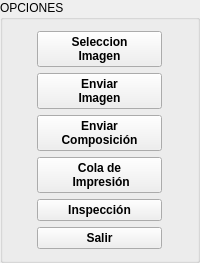
    <widget class="QGroupBox" name="groupBox_3">
     <property name="sizePolicy">
      <sizepolicy hsizetype="Preferred" vsizetype="Preferred">
       <horstretch>2</horstretch>
       <verstretch>0</verstretch>
      </sizepolicy>
     </property>
     <property name="title">
      <string>OPCIONES</string>
     </property>
     <layout class="QGridLayout" name="gridLayout_24">
      <item row="0" column="0">
       <widget class="QPushButton" name="SelImgFija">
        <property name="sizePolicy">
         <sizepolicy hsizetype="Preferred" vsizetype="Preferred">
          <horstretch>0</horstretch>
          <verstretch>0</verstretch>
         </sizepolicy>
        </property>
        <property name="maximumSize">
         <size>
          <width>125</width>
          <height>100</height>
         </size>
        </property>
        <property name="font">
         <font>
          <pointsize>9</pointsize>
          <weight>75</weight>
          <bold>true</bold>
         </font>
        </property>
        <property name="text">
         <string>Seleccion
Imagen</string>
        </property>
        <property name="icon">
         <iconset resource="../../Xaar/SinglePass/shared.qrc">
          <normaloff>:/res/images/folder_images.png</normaloff>:/res/images/folder_images.png</iconset>
        </property>
        <property name="iconSize">
         <size>
          <width>32</width>
          <height>32</height>
         </size>
        </property>
       </widget>
      </item>
      <item row="1" column="0">
       <widget class="QPushButton" name="SendImgFija">
        <property name="sizePolicy">
         <sizepolicy hsizetype="Preferred" vsizetype="Preferred">
          <horstretch>0</horstretch>
          <verstretch>0</verstretch>
         </sizepolicy>
        </property>
        <property name="maximumSize">
         <size>
          <width>125</width>
          <height>100</height>
         </size>
        </property>
        <property name="font">
         <font>
          <pointsize>9</pointsize>
          <weight>75</weight>
          <bold>true</bold>
         </font>
        </property>
        <property name="text">
         <string>Enviar
Imagen</string>
        </property>
        <property name="icon">
         <iconset resource="../../Xaar/SinglePass/shared.qrc">
          <normaloff>:/res/images/sendimgfija.png</normaloff>:/res/images/sendimgfija.png</iconset>
        </property>
        <property name="iconSize">
         <size>
          <width>32</width>
          <height>32</height>
         </size>
        </property>
       </widget>
      </item>
      <item row="2" column="0">
       <widget class="QPushButton" name="SendIni">
        <property name="sizePolicy">
         <sizepolicy hsizetype="Preferred" vsizetype="Preferred">
          <horstretch>0</horstretch>
          <verstretch>0</verstretch>
         </sizepolicy>
        </property>
        <property name="maximumSize">
         <size>
          <width>125</width>
          <height>100</height>
         </size>
        </property>
        <property name="font">
         <font>
          <pointsize>9</pointsize>
          <weight>75</weight>
          <bold>true</bold>
         </font>
        </property>
        <property name="text">
         <string>Enviar
Composición</string>
        </property>
        <property name="icon">
         <iconset resource="../../Xaar/SinglePass/shared.qrc">
          <normaloff>:/res/images/sendini.png</normaloff>:/res/images/sendini.png</iconset>
        </property>
        <property name="iconSize">
         <size>
          <width>32</width>
          <height>32</height>
         </size>
        </property>
       </widget>
      </item>
      <item row="3" column="0">
       <widget class="QPushButton" name="m_ColaButton">
        <property name="sizePolicy">
         <sizepolicy hsizetype="Preferred" vsizetype="Preferred">
          <horstretch>0</horstretch>
          <verstretch>0</verstretch>
         </sizepolicy>
        </property>
        <property name="maximumSize">
         <size>
          <width>125</width>
          <height>100</height>
         </size>
        </property>
        <property name="font">
         <font>
          <pointsize>9</pointsize>
          <weight>75</weight>
          <bold>true</bold>
         </font>
        </property>
        <property name="text">
         <string>Cola de
 Impresión</string>
        </property>
        <property name="icon">
         <iconset resource="../../Xaar/SinglePass/shared.qrc">
          <normaloff>:/res/images/cola.png</normaloff>:/res/images/cola.png</iconset>
        </property>
        <property name="iconSize">
         <size>
          <width>32</width>
          <height>32</height>
         </size>
        </property>
       </widget>
      </item>
      <item row="4" column="0">
       <widget class="QPushButton" name="m_pbInspeccion">
        <property name="sizePolicy">
         <sizepolicy hsizetype="Preferred" vsizetype="Preferred">
          <horstretch>0</horstretch>
          <verstretch>0</verstretch>
         </sizepolicy>
        </property>
        <property name="maximumSize">
         <size>
          <width>125</width>
          <height>100</height>
         </size>
        </property>
        <property name="font">
         <font>
          <pointsize>9</pointsize>
          <weight>75</weight>
          <bold>true</bold>
         </font>
        </property>
        <property name="text">
         <string>Inspección</string>
        </property>
        <property name="icon">
         <iconset resource="../../Xaar/SinglePass/shared.qrc">
          <normaloff>:/res/images/camera.png</normaloff>:/res/images/camera.png</iconset>
        </property>
        <property name="iconSize">
         <size>
          <width>32</width>
          <height>32</height>
         </size>
        </property>
       </widget>
      </item>
      <item row="5" column="0">
       <widget class="QPushButton" name="m_AceptarButton">
        <property name="sizePolicy">
         <sizepolicy hsizetype="Preferred" vsizetype="Preferred">
          <horstretch>0</horstretch>
          <verstretch>0</verstretch>
         </sizepolicy>
        </property>
        <property name="maximumSize">
         <size>
          <width>125</width>
          <height>100</height>
         </size>
        </property>
        <property name="font">
         <font>
          <pointsize>9</pointsize>
          <weight>75</weight>
          <bold>true</bold>
         </font>
        </property>
        <property name="text">
         <string>Salir</string>
        </property>
        <property name="icon">
         <iconset resource="../../Xaar/SinglePass/shared.qrc">
          <normaloff>:/res/images/Ok.png</normaloff>:/res/images/Ok.png</iconset>
        </property>
        <property name="iconSize">
         <size>
          <width>32</width>
          <height>32</height>
         </size>
        </property>
       </widget>
      </item>
     </layout>
    </widget>
